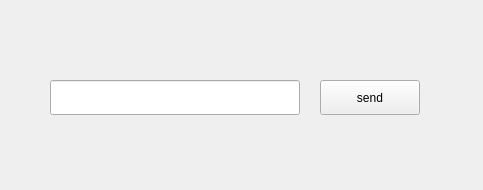
<?xml version="1.0" encoding="UTF-8"?>
<ui version="4.0">
 <class>TalkerDesign</class>
 <widget class="QMainWindow" name="TalkerDesign">
  <property name="geometry">
   <rect>
    <x>0</x>
    <y>0</y>
    <width>483</width>
    <height>190</height>
   </rect>
  </property>
  <property name="windowTitle">
   <string>Talker</string>
  </property>
  <widget class="QWidget" name="centralwidget">
   <widget class="QLineEdit" name="line_input">
    <property name="geometry">
     <rect>
      <x>50</x>
      <y>80</y>
      <width>250</width>
      <height>35</height>
     </rect>
    </property>
   </widget>
   <widget class="QPushButton" name="btn_send">
    <property name="geometry">
     <rect>
      <x>320</x>
      <y>80</y>
      <width>100</width>
      <height>35</height>
     </rect>
    </property>
    <property name="text">
     <string>send</string>
    </property>
   </widget>
  </widget>
 </widget>
 <resources/>
 <connections/>
</ui>
